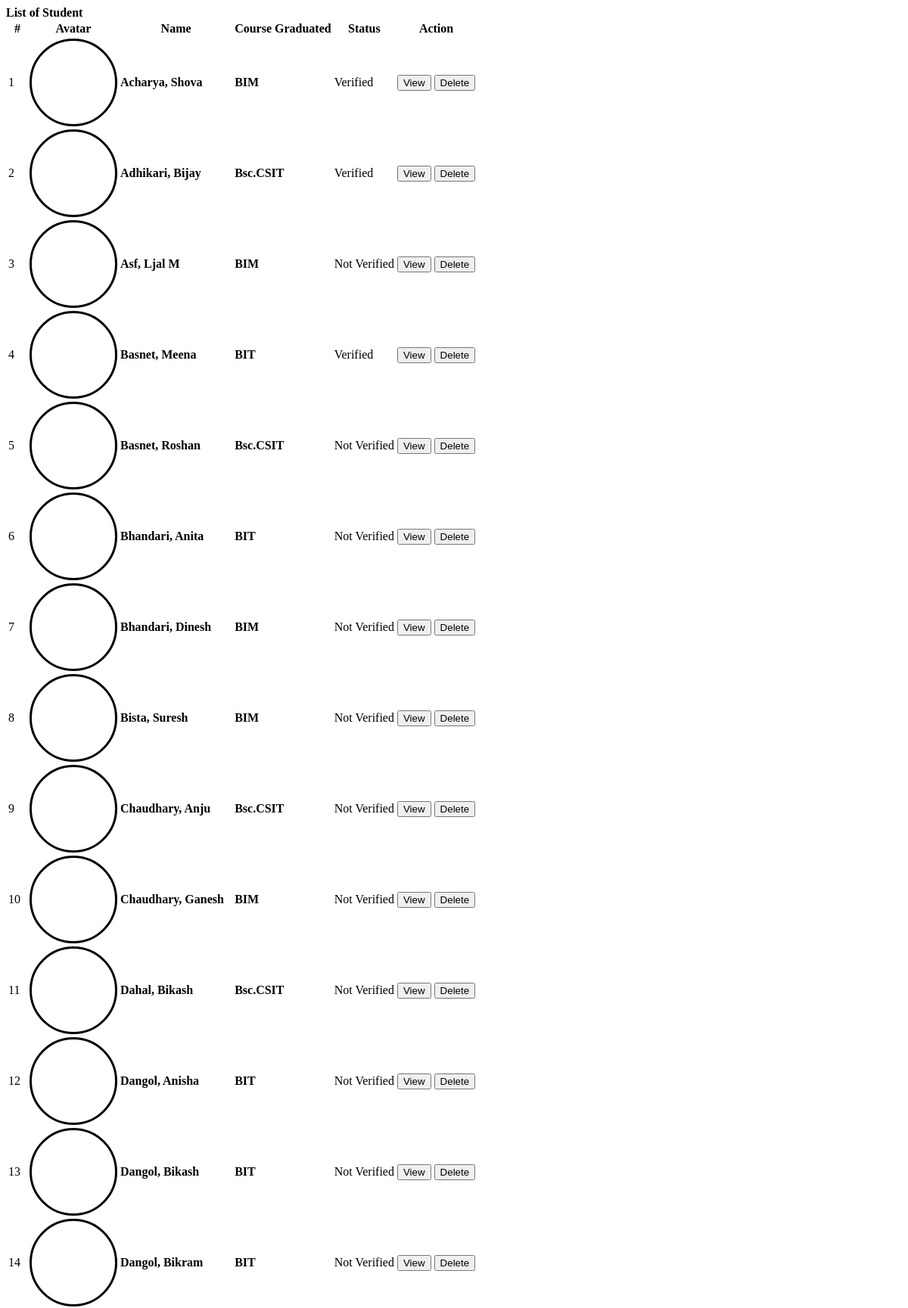
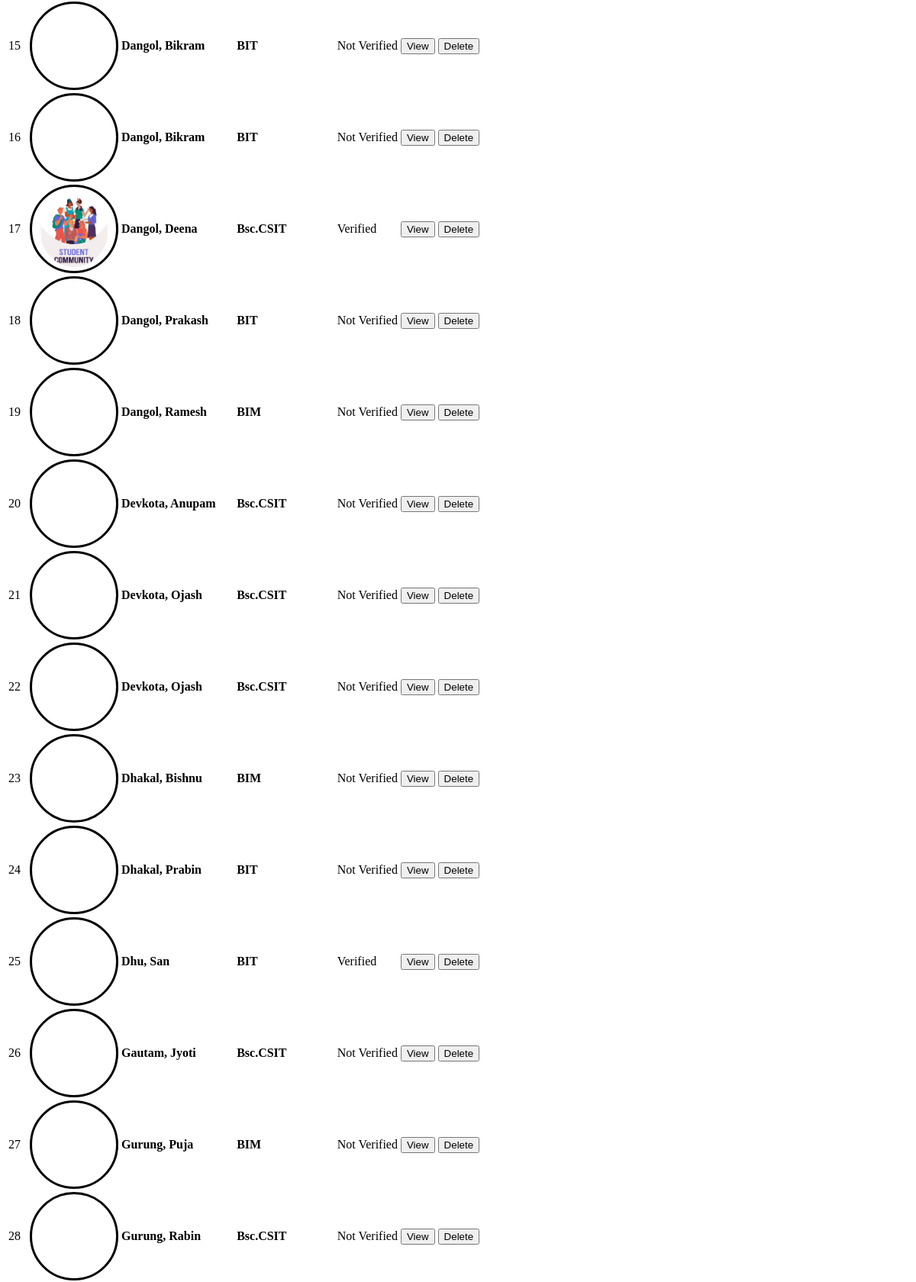
Screenshot of /admin/alumni.php (upper part) with the database file from the repository (2 pictures, top to bottom).
### tables this page shows
CREATE TABLE `alumnus_bio` (
  `id` int(30) NOT NULL,
  `firstname` varchar(200) NOT NULL,
  `middlename` varchar(200) NOT NULL,
  `lastname` varchar(200) NOT NULL,
  `gender` varchar(10) NOT NULL,
  `batch` year(4) NOT NULL,
  `course_id` int(30) NOT NULL,
  `email` varchar(250) NOT NULL,
  `skills` text NOT NULL,
  `avatar` text NOT NULL,
  `status` tinyint(1) NOT NULL DEFAULT 0 COMMENT '0= Unverified, 1= Verified',
  `date_created` date NOT NULL DEFAULT current_timestamp()
);

CREATE TABLE `courses` (
  `id` int(30) NOT NULL,
  `course` text NOT NULL,
  `about` text NOT NULL
);

### admin/alumni.php (the view, shortened to what this page needs)
<?php include('db_connect.php');?>
<div class="container-fluid">
	<div class="col-lg-12">
		<div class="row">
			<div class="col-md-12">
				<div class="card">
					<div class="card-header">
						<b>List of Student</b>
					</div>
					<div class="card-body">
						<table class="table table-condensed table-bordered table-hover">
							<thead>
								<tr>
									<th class="text-center">#</th>
									<th class="">Avatar</th>
									<th class="">Name</th>
									<th class="">Course Graduated</th>
									<th class="">Status</th>
									<th class="text-center">Action</th>
								</tr>
							</thead>
							<tbody>
								<?php
								$i = 1;
								$alumni = $conn->query("SELECT a.*,c.course,Concat(a.lastname,', ',a.firstname,' ',a.middlename) as name from alumnus_bio a inner join courses c on c.id = a.course_id order by Concat(a.lastname,', ',a.firstname,' ',a.middlename) asc");
								while($row=$alumni->fetch_assoc()):
								?>
								<tr>
									<td class="text-center"><?php echo $i++ ?></td>
									<td class="text-center">
										<div class="avatar">
										 <img src="assets/uploads/<?php echo $row['avatar'] ?>" class="" alt="">
										</div>
									</td>
									<td class="">
										 <p> <b><?php echo ucwords($row['name']) ?></b></p>
									</td>
									<td class="">
										 <p> <b><?php echo $row['course'] ?></b></p>
									</td>
									<td class="text-center">
										<?php if($row['status'] == 1): ?>
											<span class="badge badge-primary">Verified</span>
										<?php else: ?>
											<span class="badge badge-secondary">Not Verified</span>
										<?php endif; ?>
									</td>
									<td class="text-center">
										<button class="btn btn-sm btn-outline-primary view_alumni" type="button" data-id="<?php echo $row['id'] ?>" >View</button>
										<button class="btn btn-sm btn-outline-danger delete_alumni" href="javascript:void(0)" type="button" data-id="<?php echo $row['id'] ?>">Delete</button>
									</td>
								</tr>
								<?php endwhile; ?>
							</tbody>
						</table>
					</div>
				</div>
			</div>
		</div>
	</div>
</div>

### admin/alumni.php (style rules this page uses)
td { vertical-align: middle !important; }
td p { margin: unset }
img { max-width:100px; max-height: 150px; }
.avatar { display: flex; border-radius: 100%; width: 100px; height: 100px; align-items: center; justify-content: center; border: 3px solid; padding: 5px; }
.avatar img { max-width: calc(100%); max-height: calc(100%); border-radius: 100%; }

### rows the page displays
alumnus_bio: name "Acharya, Shova", course.course "BIM", status "Verified"
alumnus_bio: name "Adhikari, Bijay", course.course "Bsc.CSIT", status "Verified"
alumnus_bio: name "Asf, Ljal M", course.course "BIM", status "Not Verified"
alumnus_bio: name "Basnet, Meena", course.course "BIT", status "Verified"
alumnus_bio: name "Basnet, Roshan", course.course "Bsc.CSIT", status "Not Verified"
alumnus_bio: name "Bhandari, Anita", course.course "BIT", status "Not Verified"
alumnus_bio: name "Bhandari, Dinesh", course.course "BIM", status "Not Verified"
alumnus_bio: name "Bista, Suresh", course.course "BIM", status "Not Verified"
alumnus_bio: name "Chaudhary, Anju", course.course "Bsc.CSIT", status "Not Verified"
alumnus_bio: name "Chaudhary, Ganesh", course.course "BIM", status "Not Verified"
alumnus_bio: name "Dahal, Bikash", course.course "Bsc.CSIT", status "Not Verified"
alumnus_bio: name "Dangol, Anisha", course.course "BIT", status "Not Verified"
alumnus_bio: name "Dangol, Bikash", course.course "BIT", status "Not Verified"
alumnus_bio: name "Dangol, Bikram", course.course "BIT", status "Not Verified"
alumnus_bio: name "Dangol, Bikram", course.course "BIT", status "Not Verified"
alumnus_bio: name "Dangol, Bikram", course.course "BIT", status "Not Verified"
alumnus_bio: avatar (picture), name "Dangol, Deena", course.course "Bsc.CSIT", status "Verified"
alumnus_bio: name "Dangol, Prakash", course.course "BIT", status "Not Verified"
alumnus_bio: name "Dangol, Ramesh", course.course "BIM", status "Not Verified"
alumnus_bio: name "Devkota, Anupam", course.course "Bsc.CSIT", status "Not Verified"
alumnus_bio: name "Devkota, Ojash", course.course "Bsc.CSIT", status "Not Verified"
alumnus_bio: name "Devkota, Ojash", course.course "Bsc.CSIT", status "Not Verified"
alumnus_bio: name "Dhakal, Bishnu", course.course "BIM", status "Not Verified"
alumnus_bio: name "Dhakal, Prabin", course.course "BIT", status "Not Verified"
alumnus_bio: name "Dhu, San", course.course "BIT", status "Verified"
alumnus_bio: name "Gautam, Jyoti", course.course "Bsc.CSIT", status "Not Verified"
alumnus_bio: name "Gurung, Puja", course.course "BIM", status "Not Verified"
alumnus_bio: name "Gurung, Rabin", course.course "Bsc.CSIT", status "Not Verified"
